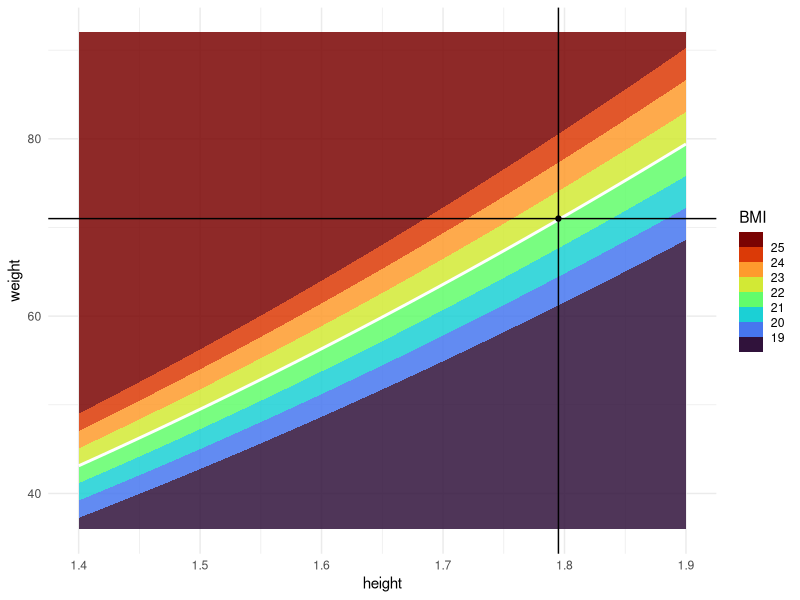
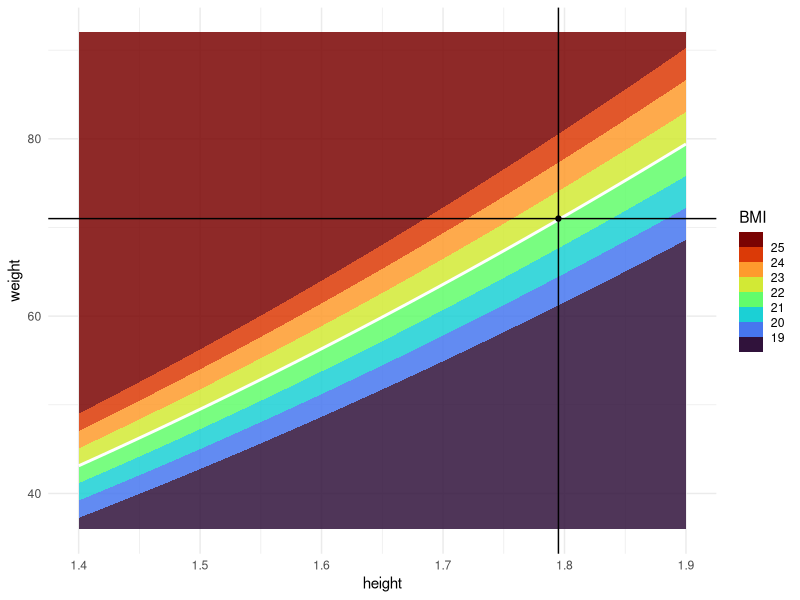

Generate these figures, in order, with R:
library(tidyverse)

df = tidyr::crossing(
  height = seq(1.4, 1.9, 0.01),
  weight = seq(36, 92, 0.5)
) |>
  dplyr::mutate(bmi = weight / (height ** 2)) |>
  print()

p = ggplot(df) +
  aes(height, weight) +
  geom_contour_filled(aes(z = bmi), breaks = c(0, seq(19, 25), Inf), alpha = 0.85) +
  scale_fill_viridis_d(option = "turbo", guide = guide_colorsteps(title = "BMI")) +
  stat_function(fun = function(x) 22 * (x ** 2), linewidth = 1, color = "#ffffff") +
  geom_vline(xintercept = 1.795) +
  geom_hline(yintercept = 71) +
  annotate("point", x = 1.795, y = 71) +
  theme_minimal()
p
ggsave("bmi.pdf", p, width = 4, height = 4)
